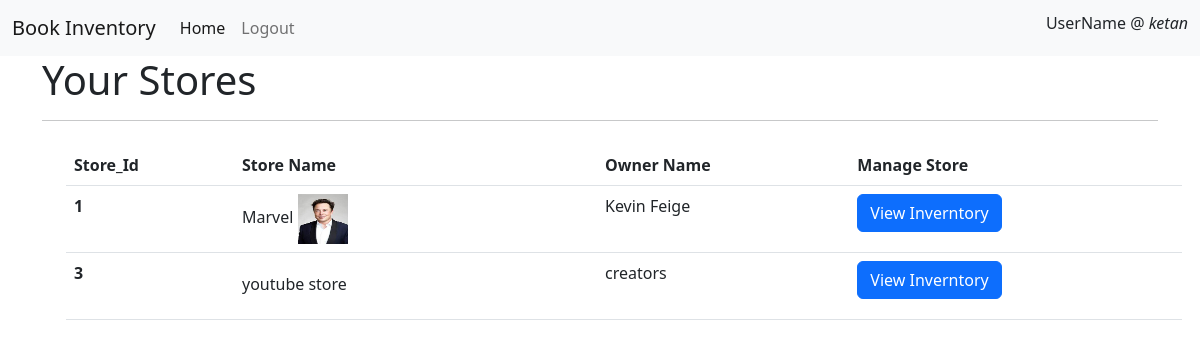
Screenshot of /Store_Details/ (signed in) with the database file from the repository.
### store/models.py (models this page shows, shortened)
class Store(models.Model):
    store_name = models.CharField(max_length=100, null=True)
    owner_name = models.CharField(max_length=100, null=True)
    customer = models.ForeignKey(User, on_delete=models.CASCADE, null=True)
    book_name = models.ManyToManyField(Books)
    store_image = models.ImageField(default='default.jpg',upload_to='Store_Images')

### store/views.py (the view)
# urls.py: path('Store_Details/',views.Store_Details,name='Store_Details'),
@login_required(login_url='user_login')
def Store_Details(request):
    user_id = request.user.id
    store = Store.objects.filter(customer=user_id)
    return render(request, 'dashboard/store_details.html',{'store':store})

### templates/dashboard/store_details.html
{% extends 'base.html' %} {%block title%} Store Details {% endblock %}
{% block content %}
<div class="container">
  <h1>Your Stores</h1>
  <hr />
  <table class="table m-4">
    <thead>
      <tr>
        <th scope="col">Store_Id</th>
        <th scope="col">Store Name</th>
        <th scope="col">Owner Name</th>
        <th scope="col">Manage Store</th>
      </tr>
    </thead>
    <tbody>
      {% for s in store %}
      <tr>
        <th scope="row">{{s.id}}</th>
        <td>
          {{s.store_name}}
          <img
            src="{{s.store_image.url}}"
            alt=""
            style="width: 50px; height: 50px"
          />
        </td>
        <td>{{s.owner_name}}</td>
        <td>
          <a
            href="{% url 'Store_Manage' s.id %}"
            class="btn btn-primary"
            type="button"
          >
            View Inverntory</a
          >
        </td>
      </tr>
      {% endfor %}
    </tbody>
  </table>
</div>
{% endblock %}

### templates/base.html (shortened to what this page needs)
<!doctype html>
<html lang="en">
  <head>
    <link href="https://cdn.jsdelivr.net/npm/bootstrap@5.2.0/dist/css/bootstrap.min.css" rel="stylesheet">
  </head>
  <body>
    <nav class="navbar navbar-expand-lg bg-light">
        <div class="container-fluid">
          <a class="navbar-brand" >Book Inventory </a>
          <div class="collapse navbar-collapse" id="navbarNavAltMarkup">
            <div class="navbar-nav">
              <a class="nav-link active" aria-current="page" href="/">Home</a>
              {% if user.is_authenticated %}
              <a class="nav-link" href="{% url 'user_logout' %}">Logout</a>
              {% else %}
              <a class="nav-link" href="{% url 'user_register' %}" >Register</a>
              <a class="nav-link" href="{% url 'user_login' %}">Login</a>
              {% endif %}
            </div>
          </div>
          {% if user.is_authenticated %}
          <h6>UserName @ <i>
            {{user.username}}
          </i></h6>
          {% endif %}
        </div>
      </nav>
      {% block content %}
        {% endblock %}
  </body>
</html>

### rows the page displays
Store: id "1", store_name "Marvel", store_image (placeholder picture), owner_name "Kevin Feige"
Store: id "3", store_name "youtube store", store_image (picture), owner_name "creators"

### other values shown
{{ user.username }} "ketan"
